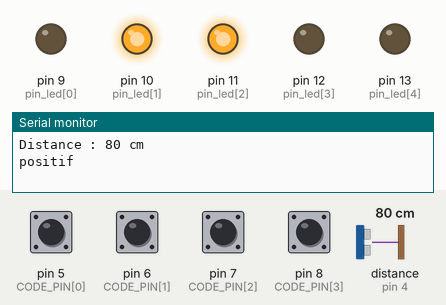
Bench run of a sketch on a simulated Arduino Uno, built with avr-gcc and run on an emulated ATmega328P. Shown: output pins drawn as LEDs (lit = HIGH), the last lines printed to the serial monitor. Wiring (inferred from the names in the program): ultrasonic range finder: trigger pin 3; echo pin 4. Inputs (shaded band) come from the test bench; at power-on: pin 5 (CODE_PIN[0]), pin 6 (CODE_PIN[1]), pin 7 (CODE_PIN[2]), pin 8 (CODE_PIN[3]) HIGH, distance to the obstacle (sensor on pin 4) 80 cm. The echo pulse lasts 58.3 µs per cm; pins used as bus, display or sensor lines are not drawn.

Above: at 1.4 s.
1.5 s: distance to the obstacle (sensor on pin 4) set to 66 cm
At 6.6 s:
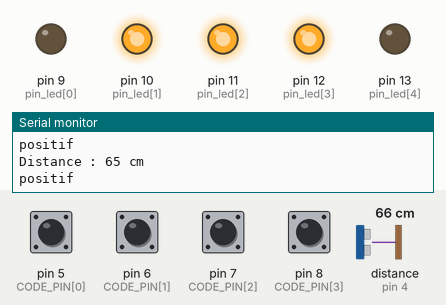
7.4 s: distance to the obstacle (sensor on pin 4) set to 38 cm
12.5 s: distance to the obstacle (sensor on pin 4) set to 31 cm
At 17.2 s:
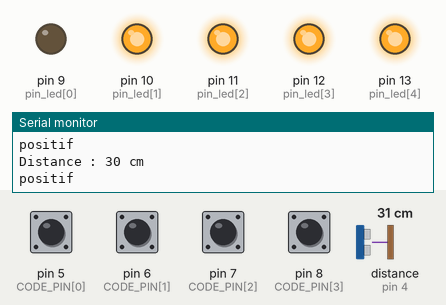
18.2 s: distance to the obstacle (sensor on pin 4) set to 120 cm
At 23.3 s:
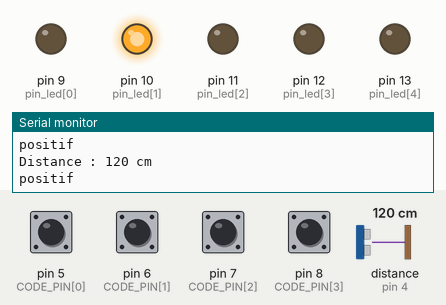
23.6 s: distance to the obstacle (sensor on pin 4) set to 250 cm
At 28.5 s:
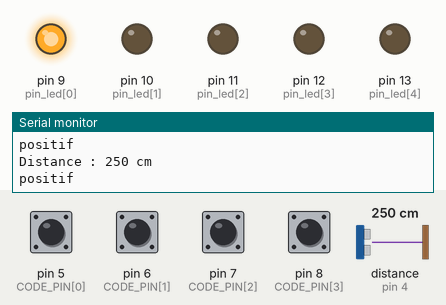
29.0 s: distance to the obstacle (sensor on pin 4) set to 2 cm
At 34.4 s:
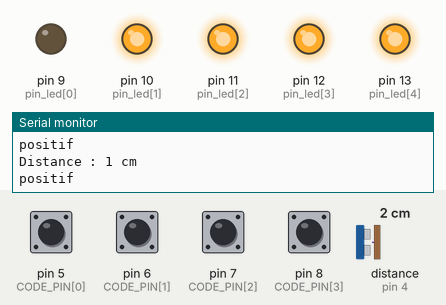
Timing chart, 0 to 35.4 s (numbered marks = the images above; inputs shaded):
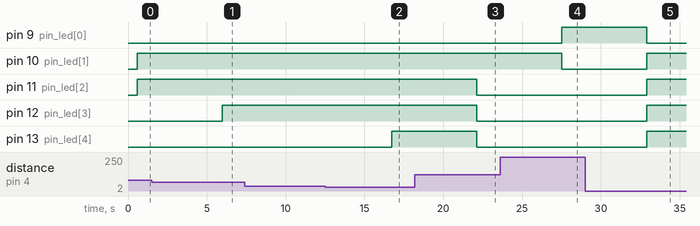

Measured:
- the behaviour switches between 71 and 70 cm on distance to the obstacle (sensor on pin 4) (found by bisection; images 0 and 1)
- the behaviour switches between 36 and 35 cm on distance to the obstacle (sensor on pin 4) (found by bisection; images 1 and 2)
- after the input at 1.5 s, pin 12 (pin_led[3]): LOW → HIGH after 4.5 s
- after the input at 12.5 s, pin 13 (pin_led[4]): LOW → HIGH after 4.2 s
- after the input at 18.2 s, pin 11 (pin_led[2]), pin 12 (pin_led[3]), pin 13 (pin_led[4]): HIGH → LOW after 3.9 s
- after the input at 23.6 s, pin 9 (pin_led[0]): LOW → HIGH after 3.9 s; pin 10 (pin_led[1]): HIGH → LOW after 3.9 s
- after the input at 29.0 s, pin 9 (pin_led[0]): HIGH → LOW after 3.9 s; pin 10 (pin_led[1]), pin 11 (pin_led[2]), pin 12 (pin_led[3]), pin 13 (pin_led[4]): LOW → HIGH after 3.9 s

The sketch:

Capteur_temperature__mais_en_fait_non_.ino
```cpp
// (licence header left out)
//Le capteur Ultra son est branché sur les pins suivantes :
int pin_echo=4;
int pin_trig=3;
// Des leds pour voir le niveau de la cuve en local
int pin_led[5] = {9,10,11,12,13};
int niveaux[5] = {140, 105,70,35};

//L'émetteur radio 433 mhz est branché au pin 9 de l'atmega
#define TRANSMITTER_PIN 2 //9

//Codage de la sonde (sera utilisée pour l'identifier sur le "réseau" 433 Mhz
int CODE_PIN[4]={5,6,7,8};

//Tableau de stockage du signal binaire ? envoyer
bool bit2[26]={};


//Fonction lanc?e ? l'initialisation du programme
void setup(void)
{
  //On definis les logs ? 9600 bauds
  Serial.begin(9600);
  //On initialise le capteur UltraSon
  pinMode(pin_trig, OUTPUT);
  pinMode(pin_echo, INPUT);
  digitalWrite(pin_trig, LOW);
  delay(200);
  // On initialise le mode des leds
  for (int i=0;i<5;i++) {
	pinMode(pin_led[i], OUTPUT);
  }
  //On d?finis le pin reli? ? l'emetteur en tant que sortie
  pinMode(TRANSMITTER_PIN, OUTPUT);
  //On d?finis les pins pour le codage en tant que entree
  for (int i=0;i<4;i++) {
	pinMode(CODE_PIN[i], INPUT_PULLUP);
  }
}

//Fonction qui boucle ? l'infinis
void loop(void)
{
  long distance;
  //Lancement de la commande de r?cuperation de la temperature
  distance = distanceUltraSonic();
  //Affichage de la temperature dans les logs
  Serial.print("Distance : ");
  Serial.print(distance);
  Serial.println(" cm");
  //Conversion de la temperature en binaire et stockage sur 10 bits dans le tableau bit2
  itob(distance,10);
  //Envois du signal radio comprenant la temperature (on l'envois 5 fois parce qu'on est pas des trompettes :p, et on veux ?tre s?r que ?a recoit bien)
  int i=0;
  for(i=0; i<5;i++)
  {
    transmit();
    delayMicroseconds(666);
  }
  //Selon les niveaux, on allume les leds
  if (distance > niveaux[0]){
     digitalWrite(pin_led[0], HIGH);
  }
  else{
     digitalWrite(pin_led[0], LOW);
  }
  for (i=1;i<5;i++){
    if (distance < niveaux[i-1]){
      digitalWrite(pin_led[i], HIGH);
    }
    else{
      digitalWrite(pin_led[i], LOW);
    }
   }

  //delais de 5sc avant le prochain envois
  delay(5000);

}

//Fonction de tansmission radio
void transmit()
{

  // On envois 2 impulsions 1->0 avec un certain delais afin de signaler le d?part du siganl( verrou de d?part)
  //Initialisation radio ? 1
  digitalWrite(TRANSMITTER_PIN, HIGH);
  delayMicroseconds(275);
  //Verrou 1
  digitalWrite(TRANSMITTER_PIN, LOW);
  delayMicroseconds(9900);
  digitalWrite(TRANSMITTER_PIN, HIGH);
  //Pause entre les verrous
  delayMicroseconds(275);
  //Verrou 2
  digitalWrite(TRANSMITTER_PIN, LOW);
  delayMicroseconds(2675);
  // End on a high
  digitalWrite(TRANSMITTER_PIN, HIGH);

 //On envois les 11 bits stock?s dans le tableau bit2
 int i;
 for(i=0; i<11;i++)
 {
    sendPair(bit2[i]);
 }

 //On envois le code de la sonde (1010 = code 10)
  for (int i=0;i<4;i++) {
        sendPair(digitalRead(CODE_PIN[i])== LOW);
  }

 //On envois un verrou de fin pour signaler la fin du signal :)
  digitalWrite(TRANSMITTER_PIN, HIGH);
  delayMicroseconds(275);
  digitalWrite(TRANSMITTER_PIN, LOW);

}

//Fonction d'envois d'un bit pure (0 ou 1)
void sendBit(boolean b) {
  if (b) {
    digitalWrite(TRANSMITTER_PIN, HIGH);
    delayMicroseconds(310);   //275 orinally, but tweaked.
    digitalWrite(TRANSMITTER_PIN, LOW);
    delayMicroseconds(2500);  //1225 orinally, but tweaked.
  }
  else {
    digitalWrite(TRANSMITTER_PIN, HIGH);
    delayMicroseconds(310);   //275 orinally, but tweaked.
    digitalWrite(TRANSMITTER_PIN, LOW);
    delayMicroseconds(1000);   //275 orinally, but tweaked.
  }
}

//Fonction d'envois d'un bit cod? en manchester (0 = 01 et 1 = 10)
void sendPair(boolean b) {
  if(b)
  {
    sendBit(true);
    sendBit(false);
  }
  else
  {
  sendBit(false);
  sendBit(true);
  }
}

//fonction de conversion d'un nombre d?cimal "integer" en binaire sur "length" bits et stockage dans le tableau bit2
void itob(unsigned long integer, int length)
{
  int positive;
  if(integer>0){
   positive = true;
   Serial.println("positif ");
 }else{
  positive = false;
   Serial.println("negatif ");
 }
  //needs bit2[length]
  // Convert long device code into binary (stores in global bit2 array.)
 for (int i=0; i<length; i++){
   if ((integer / power2(length-1-i))==1){
     integer-=power2(length-1-i);
     bit2[i]=1;
   }
   else bit2[i]=0;
 }
 //D?finit le signe (+ ou -)
 if(positive){
   bit2[length]=1;
 }else{
   bit2[length]=0;
 }
}

//Calcule 2^"power"
unsigned long power2(int power){
 unsigned long integer=1;
 for (int i=0; i<power; i++){
   integer*=2;
 }
 return integer;
}

//Mesure la distance avec le capteur UltraSon
long distanceUltraSonic(){
  long duration;
  digitalWrite(pin_trig, HIGH);
  delayMicroseconds(10);
  digitalWrite(pin_trig, LOW);
  duration = pulseIn(pin_echo, HIGH)+10;
  return (duration/2) / 29.1;
}
```
